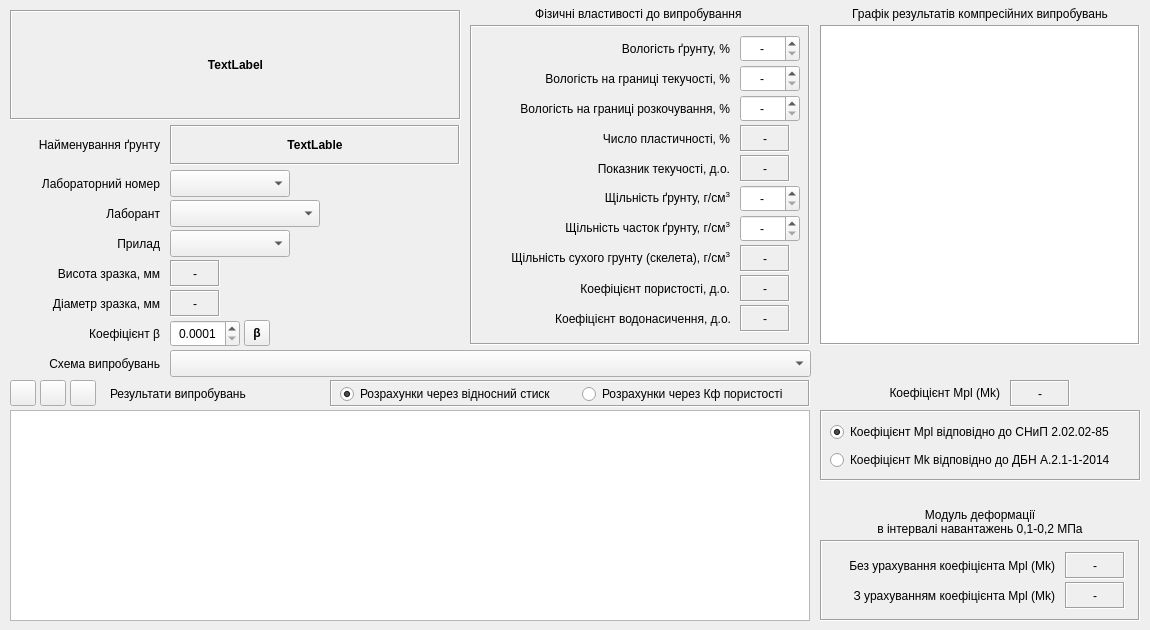
  <widget class="QWidget" name="tab">
   <attribute name="title">
    <string>Один запис</string>
   </attribute>
   <widget class="QLabel" name="label">
    <property name="enabled">
     <bool>true</bool>
    </property>
    <property name="geometry">
     <rect>
      <x>10</x>
      <y>10</y>
      <width>451</width>
      <height>110</height>
     </rect>
    </property>
    <property name="font">
     <font>
      <weight>75</weight>
      <bold>true</bold>
     </font>
    </property>
    <property name="frameShape">
     <enum>QFrame::Box</enum>
    </property>
    <property name="frameShadow">
     <enum>QFrame::Sunken</enum>
    </property>
    <property name="text">
     <string>TextLabel</string>
    </property>
    <property name="alignment">
     <set>Qt::AlignCenter</set>
    </property>
    <property name="wordWrap">
     <bool>true</bool>
    </property>
   </widget>
   <widget class="QLabel" name="label_19">
    <property name="geometry">
     <rect>
      <x>110</x>
      <y>380</y>
      <width>171</width>
      <height>27</height>
     </rect>
    </property>
    <property name="text">
     <string>Результати випробувань</string>
    </property>
    <property name="alignment">
     <set>Qt::AlignLeading|Qt::AlignLeft|Qt::AlignVCenter</set>
    </property>
   </widget>
   <widget class="QLabel" name="label_20">
    <property name="geometry">
     <rect>
      <x>10</x>
      <y>170</y>
      <width>150</width>
      <height>27</height>
     </rect>
    </property>
    <property name="sizePolicy">
     <sizepolicy hsizetype="Preferred" vsizetype="Preferred">
      <horstretch>0</horstretch>
      <verstretch>0</verstretch>
     </sizepolicy>
    </property>
    <property name="text">
     <string>Лабораторний номер</string>
    </property>
    <property name="alignment">
     <set>Qt::AlignRight|Qt::AlignTrailing|Qt::AlignVCenter</set>
    </property>
   </widget>
   <widget class="QComboBox" name="comboBox">
    <property name="geometry">
     <rect>
      <x>170</x>
      <y>170</y>
      <width>120</width>
      <height>27</height>
     </rect>
    </property>
   </widget>
   <widget class="QFrame" name="frame_3">
    <property name="geometry">
     <rect>
      <x>470</x>
      <y>25</y>
      <width>340</width>
      <height>320</height>
     </rect>
    </property>
    <property name="frameShape">
     <enum>QFrame::Box</enum>
    </property>
    <property name="frameShadow">
     <enum>QFrame::Sunken</enum>
    </property>
    <widget class="QLabel" name="label_11">
     <property name="geometry">
      <rect>
       <x>270</x>
       <y>220</y>
       <width>50</width>
       <height>27</height>
      </rect>
     </property>
     <property name="font">
      <font>
       <weight>50</weight>
       <bold>false</bold>
      </font>
     </property>
     <property name="frameShape">
      <enum>QFrame::Box</enum>
     </property>
     <property name="frameShadow">
      <enum>QFrame::Sunken</enum>
     </property>
     <property name="text">
      <string>-</string>
     </property>
     <property name="alignment">
      <set>Qt::AlignCenter</set>
     </property>
     <property name="margin">
      <number>0</number>
     </property>
     <property name="indent">
      <number>-1</number>
     </property>
    </widget>
    <widget class="QLabel" name="label_23">
     <property name="geometry">
      <rect>
       <x>10</x>
       <y>250</y>
       <width>250</width>
       <height>27</height>
      </rect>
     </property>
     <property name="text">
      <string>Коефіцієнт пористості, д.о.</string>
     </property>
     <property name="alignment">
      <set>Qt::AlignRight|Qt::AlignTrailing|Qt::AlignVCenter</set>
     </property>
     <property name="wordWrap">
      <bool>true</bool>
     </property>
    </widget>
    <widget class="QLabel" name="label_27">
     <property name="geometry">
      <rect>
       <x>10</x>
       <y>220</y>
       <width>250</width>
       <height>27</height>
      </rect>
     </property>
     <property name="text">
      <string>&lt;html&gt;&lt;head/&gt;&lt;body&gt;&lt;p&gt;Щiльнiсть сухого грунту (скелета), г/см&lt;span style=&quot; vertical-align:super;&quot;&gt;3&lt;/span&gt;&lt;/p&gt;&lt;/body&gt;&lt;/html&gt;</string>
     </property>
     <property name="alignment">
      <set>Qt::AlignRight|Qt::AlignTrailing|Qt::AlignVCenter</set>
     </property>
     <property name="wordWrap">
      <bool>true</bool>
     </property>
    </widget>
    <widget class="QLabel" name="label_12">
     <property name="geometry">
      <rect>
       <x>270</x>
       <y>250</y>
       <width>50</width>
       <height>27</height>
      </rect>
     </property>
     <property name="font">
      <font>
       <weight>50</weight>
       <bold>false</bold>
      </font>
     </property>
     <property name="frameShape">
      <enum>QFrame::Box</enum>
     </property>
     <property name="frameShadow">
      <enum>QFrame::Sunken</enum>
     </property>
     <property name="text">
      <string>-</string>
     </property>
     <property name="alignment">
      <set>Qt::AlignCenter</set>
     </property>
     <property name="margin">
      <number>0</number>
     </property>
     <property name="indent">
      <number>-1</number>
     </property>
    </widget>
    <widget class="QDoubleSpinBox" name="doubleSpinBox_3">
     <property name="geometry">
      <rect>
       <x>270</x>
       <y>70</y>
       <width>60</width>
       <height>27</height>
      </rect>
     </property>
     <property name="locale">
      <locale language="C" country="AnyCountry"/>
     </property>
     <property name="alignment">
      <set>Qt::AlignCenter</set>
     </property>
     <property name="specialValueText">
      <string>-</string>
     </property>
     <property name="decimals">
      <number>1</number>
     </property>
     <property name="maximum">
      <double>999.000000000000000</double>
     </property>
     <property name="singleStep">
      <double>0.100000000000000</double>
     </property>
    </widget>
    <widget class="QLabel" name="label_3">
     <property name="geometry">
      <rect>
       <x>10</x>
       <y>10</y>
       <width>250</width>
       <height>27</height>
      </rect>
     </property>
     <property name="text">
      <string>Вологість ґрунту, %</string>
     </property>
     <property name="alignment">
      <set>Qt::AlignRight|Qt::AlignTrailing|Qt::AlignVCenter</set>
     </property>
    </widget>
    <widget class="QDoubleSpinBox" name="doubleSpinBox">
     <property name="geometry">
      <rect>
       <x>270</x>
       <y>10</y>
       <width>60</width>
       <height>27</height>
      </rect>
     </property>
     <property name="locale">
      <locale language="C" country="AnyCountry"/>
     </property>
     <property name="wrapping">
      <bool>false</bool>
     </property>
     <property name="alignment">
      <set>Qt::AlignCenter</set>
     </property>
     <property name="specialValueText">
      <string>-</string>
     </property>
     <property name="decimals">
      <number>1</number>
     </property>
     <property name="maximum">
      <double>999.000000000000000</double>
     </property>
     <property name="singleStep">
      <double>0.100000000000000</double>
     </property>
     <property name="value">
      <double>0.000000000000000</double>
     </property>
    </widget>
    <widget class="QDoubleSpinBox" name="doubleSpinBox_2">
     <property name="geometry">
      <rect>
       <x>270</x>
       <y>40</y>
       <width>60</width>
       <height>27</height>
      </rect>
     </property>
     <property name="locale">
      <locale language="C" country="AnyCountry"/>
     </property>
     <property name="alignment">
      <set>Qt::AlignCenter</set>
     </property>
     <property name="specialValueText">
      <string>-</string>
     </property>
     <property name="decimals">
      <number>1</number>
     </property>
     <property name="maximum">
      <double>999.000000000000000</double>
     </property>
     <property name="singleStep">
      <double>0.100000000000000</double>
     </property>
    </widget>
    <widget class="QLabel" name="label_6">
     <property name="geometry">
      <rect>
       <x>10</x>
       <y>40</y>
       <width>250</width>
       <height>27</height>
      </rect>
     </property>
     <property name="text">
      <string>Вологість на границi текучостi, %</string>
     </property>
     <property name="alignment">
      <set>Qt::AlignRight|Qt::AlignTrailing|Qt::AlignVCenter</set>
     </property>
    </widget>
    <widget class="QLabel" name="label_7">
     <property name="geometry">
      <rect>
       <x>10</x>
       <y>70</y>
       <width>250</width>
       <height>27</height>
      </rect>
     </property>
     <property name="text">
      <string>Вологість на границi розкочування, %</string>
     </property>
     <property name="alignment">
      <set>Qt::AlignRight|Qt::AlignTrailing|Qt::AlignVCenter</set>
     </property>
    </widget>
    <widget class="QDoubleSpinBox" name="doubleSpinBox_5">
     <property name="geometry">
      <rect>
       <x>270</x>
       <y>190</y>
       <width>60</width>
       <height>27</height>
      </rect>
     </property>
     <property name="locale">
      <locale language="C" country="AnyCountry"/>
     </property>
     <property name="alignment">
      <set>Qt::AlignCenter</set>
     </property>
     <property name="specialValueText">
      <string>-</string>
     </property>
     <property name="maximum">
      <double>5.000000000000000</double>
     </property>
     <property name="singleStep">
      <double>0.010000000000000</double>
     </property>
    </widget>
    <widget class="QLabel" name="label_4">
     <property name="geometry">
      <rect>
       <x>10</x>
       <y>160</y>
       <width>250</width>
       <height>27</height>
      </rect>
     </property>
     <property name="text">
      <string>&lt;html&gt;&lt;head/&gt;&lt;body&gt;&lt;p&gt;Щільність ґрунту, г/см&lt;span style=&quot; vertical-align:super;&quot;&gt;3&lt;/span&gt;&lt;/p&gt;&lt;/body&gt;&lt;/html&gt;</string>
     </property>
     <property name="alignment">
      <set>Qt::AlignRight|Qt::AlignTrailing|Qt::AlignVCenter</set>
     </property>
    </widget>
    <widget class="QLabel" name="label_5">
     <property name="geometry">
      <rect>
       <x>10</x>
       <y>190</y>
       <width>250</width>
       <height>27</height>
      </rect>
     </property>
     <property name="text">
      <string>&lt;html&gt;&lt;head/&gt;&lt;body&gt;&lt;p&gt;Щiльнiсть часток ґрунту, г/см&lt;span style=&quot; vertical-align:super;&quot;&gt;3&lt;/span&gt;&lt;/p&gt;&lt;/body&gt;&lt;/html&gt;</string>
     </property>
     <property name="alignment">
      <set>Qt::AlignRight|Qt::AlignTrailing|Qt::AlignVCenter</set>
     </property>
    </widget>
    <widget class="QDoubleSpinBox" name="doubleSpinBox_4">
     <property name="geometry">
      <rect>
       <x>270</x>
       <y>160</y>
       <width>60</width>
       <height>27</height>
      </rect>
     </property>
     <property name="locale">
      <locale language="C" country="AnyCountry"/>
     </property>
     <property name="alignment">
      <set>Qt::AlignCenter</set>
     </property>
     <property name="specialValueText">
      <string>-</string>
     </property>
     <property name="maximum">
      <double>5.000000000000000</double>
     </property>
     <property name="singleStep">
      <double>0.010000000000000</double>
     </property>
    </widget>
    <widget class="QLabel" name="label_10">
     <property name="geometry">
      <rect>
       <x>270</x>
       <y>130</y>
       <width>50</width>
       <height>27</height>
      </rect>
     </property>
     <property name="font">
      <font>
       <weight>50</weight>
       <bold>false</bold>
      </font>
     </property>
     <property name="frameShape">
      <enum>QFrame::Box</enum>
     </property>
     <property name="frameShadow">
      <enum>QFrame::Sunken</enum>
     </property>
     <property name="text">
      <string>-</string>
     </property>
     <property name="alignment">
      <set>Qt::AlignCenter</set>
     </property>
     <property name="margin">
      <number>0</number>
     </property>
     <property name="indent">
      <number>-1</number>
     </property>
    </widget>
    <widget class="QLabel" name="label_25">
     <property name="geometry">
      <rect>
       <x>10</x>
       <y>130</y>
       <width>250</width>
       <height>27</height>
      </rect>
     </property>
     <property name="text">
      <string>Показник текучостi, д.о.</string>
     </property>
     <property name="alignment">
      <set>Qt::AlignRight|Qt::AlignTrailing|Qt::AlignVCenter</set>
     </property>
     <property name="wordWrap">
      <bool>true</bool>
     </property>
    </widget>
    <widget class="QLabel" name="label_24">
     <property name="geometry">
      <rect>
       <x>10</x>
       <y>100</y>
       <width>250</width>
       <height>27</height>
      </rect>
     </property>
     <property name="text">
      <string>Число пластичностi, %</string>
     </property>
     <property name="alignment">
      <set>Qt::AlignRight|Qt::AlignTrailing|Qt::AlignVCenter</set>
     </property>
     <property name="wordWrap">
      <bool>true</bool>
     </property>
    </widget>
    <widget class="QLabel" name="label_9">
     <property name="geometry">
      <rect>
       <x>270</x>
       <y>100</y>
       <width>50</width>
       <height>27</height>
      </rect>
     </property>
     <property name="font">
      <font>
       <weight>50</weight>
       <bold>false</bold>
      </font>
     </property>
     <property name="frameShape">
      <enum>QFrame::Box</enum>
     </property>
     <property name="frameShadow">
      <enum>QFrame::Sunken</enum>
     </property>
     <property name="text">
      <string>-</string>
     </property>
     <property name="alignment">
      <set>Qt::AlignCenter</set>
     </property>
     <property name="margin">
      <number>0</number>
     </property>
     <property name="indent">
      <number>-1</number>
     </property>
    </widget>
    <widget class="QLabel" name="label_34">
     <property name="geometry">
      <rect>
       <x>270</x>
       <y>280</y>
       <width>50</width>
       <height>27</height>
      </rect>
     </property>
     <property name="font">
      <font>
       <weight>50</weight>
       <bold>false</bold>
      </font>
     </property>
     <property name="frameShape">
      <enum>QFrame::Box</enum>
     </property>
     <property name="frameShadow">
      <enum>QFrame::Sunken</enum>
     </property>
     <property name="text">
      <string>-</string>
     </property>
     <property name="alignment">
      <set>Qt::AlignCenter</set>
     </property>
     <property name="margin">
      <number>0</number>
     </property>
     <property name="indent">
      <number>-1</number>
     </property>
    </widget>
    <widget class="QLabel" name="label_26">
     <property name="geometry">
      <rect>
       <x>10</x>
       <y>280</y>
       <width>251</width>
       <height>27</height>
      </rect>
     </property>
     <property name="text">
      <string>Коефіцієнт водонасичення, д.о.</string>
     </property>
     <property name="alignment">
      <set>Qt::AlignRight|Qt::AlignTrailing|Qt::AlignVCenter</set>
     </property>
     <property name="wordWrap">
      <bool>true</bool>
     </property>
    </widget>
   </widget>
   <widget class="QLabel" name="label_35">
    <property name="geometry">
     <rect>
      <x>470</x>
      <y>5</y>
      <width>340</width>
      <height>17</height>
     </rect>
    </property>
    <property name="text">
     <string>Фізичні властивості до випробування </string>
    </property>
    <property name="alignment">
     <set>Qt::AlignCenter</set>
    </property>
   </widget>
   <widget class="QLabel" name="label_17">
    <property name="geometry">
     <rect>
      <x>10</x>
      <y>260</y>
      <width>150</width>
      <height>27</height>
     </rect>
    </property>
    <property name="text">
     <string>Висота зразка, мм</string>
    </property>
    <property name="alignment">
     <set>Qt::AlignRight|Qt::AlignTrailing|Qt::AlignVCenter</set>
    </property>
   </widget>
   <widget class="QLabel" name="label_21">
    <property name="geometry">
     <rect>
      <x>10</x>
      <y>290</y>
      <width>150</width>
      <height>27</height>
     </rect>
    </property>
    <property name="text">
     <string>Діаметр зразка, мм</string>
    </property>
    <property name="alignment">
     <set>Qt::AlignRight|Qt::AlignTrailing|Qt::AlignVCenter</set>
    </property>
   </widget>
   <widget class="QLabel" name="label_22">
    <property name="geometry">
     <rect>
      <x>10</x>
      <y>230</y>
      <width>150</width>
      <height>27</height>
     </rect>
    </property>
    <property name="text">
     <string>Прилад</string>
    </property>
    <property name="alignment">
     <set>Qt::AlignRight|Qt::AlignTrailing|Qt::AlignVCenter</set>
    </property>
   </widget>
   <widget class="QComboBox" name="comboBox_2">
    <property name="geometry">
     <rect>
      <x>170</x>
      <y>230</y>
      <width>120</width>
      <height>27</height>
     </rect>
    </property>
   </widget>
   <widget class="QLabel" name="label_36">
    <property name="geometry">
     <rect>
      <x>10</x>
      <y>350</y>
      <width>150</width>
      <height>27</height>
     </rect>
    </property>
    <property name="text">
     <string>Схема випробувань</string>
    </property>
    <property name="alignment">
     <set>Qt::AlignRight|Qt::AlignTrailing|Qt::AlignVCenter</set>
    </property>
   </widget>
   <widget class="QComboBox" name="comboBox_3">
    <property name="geometry">
     <rect>
      <x>170</x>
      <y>350</y>
      <width>641</width>
      <height>27</height>
     </rect>
    </property>
   </widget>
   <widget class="QToolButton" name="toolButton_1">
    <property name="geometry">
     <rect>
      <x>10</x>
      <y>380</y>
      <width>26</width>
      <height>26</height>
     </rect>
    </property>
    <property name="toolTip">
     <string>Додати один рядок до таблиці</string>
    </property>
    <property name="statusTip">
     <string>Додавання одного рядка до таблиці результатів випробувань</string>
    </property>
    <property name="text">
     <string/>
    </property>
    <property name="icon">
     <iconset>
      <normaloff>../icons/16x16/actions/list-add.png</normaloff>../icons/16x16/actions/list-add.png</iconset>
    </property>
   </widget>
   <widget class="QToolButton" name="toolButton_2">
    <property name="geometry">
     <rect>
      <x>40</x>
      <y>380</y>
      <width>26</width>
      <height>26</height>
     </rect>
    </property>
    <property name="toolTip">
     <string>Вилучити поточний рядок з таблиці</string>
    </property>
    <property name="statusTip">
     <string>Вилучення поточного рядка з таблиці результатів випробувань</string>
    </property>
    <property name="text">
     <string/>
    </property>
    <property name="icon">
     <iconset>
      <normaloff>../icons/16x16/actions/list-remove.png</normaloff>../icons/16x16/actions/list-remove.png</iconset>
    </property>
   </widget>
   <widget class="QTableView" name="tableRezultCompres">
    <property name="geometry">
     <rect>
      <x>10</x>
      <y>410</y>
      <width>800</width>
      <height>211</height>
     </rect>
    </property>
    <property name="frameShadow">
     <enum>QFrame::Sunken</enum>
    </property>
    <attribute name="verticalHeaderDefaultSectionSize">
     <number>24</number>
    </attribute>
   </widget>
   <widget class="QToolButton" name="toolButton">
    <property name="geometry">
     <rect>
      <x>70</x>
      <y>380</y>
      <width>26</width>
      <height>26</height>
     </rect>
    </property>
    <property name="toolTip">
     <string>Розрахувати модуль деформації</string>
    </property>
    <property name="statusTip">
     <string>Розрахувати модуль деформації</string>
    </property>
    <property name="text">
     <string/>
    </property>
    <property name="icon">
     <iconset>
      <normaloff>../icons/16x16/apps/accessories-calculator.png</normaloff>../icons/16x16/apps/accessories-calculator.png</iconset>
    </property>
   </widget>
   <widget class="QGraphicsView" name="graphicsView">
    <property name="geometry">
     <rect>
      <x>820</x>
      <y>25</y>
      <width>320</width>
      <height>320</height>
     </rect>
    </property>
    <property name="frameShape">
     <enum>QFrame::Box</enum>
    </property>
   </widget>
   <widget class="QFrame" name="frame">
    <property name="geometry">
     <rect>
      <x>820</x>
      <y>540</y>
      <width>320</width>
      <height>81</height>
     </rect>
    </property>
    <property name="frameShape">
     <enum>QFrame::Box</enum>
    </property>
    <property name="frameShadow">
     <enum>QFrame::Sunken</enum>
    </property>
    <widget class="QLabel" name="label_13">
     <property name="geometry">
      <rect>
       <x>245</x>
       <y>12</y>
       <width>60</width>
       <height>27</height>
      </rect>
     </property>
     <property name="frameShape">
      <enum>QFrame::Box</enum>
     </property>
     <property name="frameShadow">
      <enum>QFrame::Sunken</enum>
     </property>
     <property name="text">
      <string>-</string>
     </property>
     <property name="alignment">
      <set>Qt::AlignCenter</set>
     </property>
    </widget>
    <widget class="QLabel" name="label_37">
     <property name="geometry">
      <rect>
       <x>5</x>
       <y>12</y>
       <width>230</width>
       <height>27</height>
      </rect>
     </property>
     <property name="text">
      <string>Без урахування коефіцієнта Mpl (Mk)</string>
     </property>
     <property name="alignment">
      <set>Qt::AlignRight|Qt::AlignTrailing|Qt::AlignVCenter</set>
     </property>
    </widget>
    <widget class="QLabel" name="label_14">
     <property name="geometry">
      <rect>
       <x>245</x>
       <y>42</y>
       <width>60</width>
       <height>27</height>
      </rect>
     </property>
     <property name="frameShape">
      <enum>QFrame::Box</enum>
     </property>
     <property name="frameShadow">
      <enum>QFrame::Sunken</enum>
     </property>
     <property name="text">
      <string>-</string>
     </property>
     <property name="alignment">
      <set>Qt::AlignCenter</set>
     </property>
    </widget>
    <widget class="QLabel" name="label_38">
     <property name="geometry">
      <rect>
       <x>5</x>
       <y>42</y>
       <width>230</width>
       <height>27</height>
      </rect>
     </property>
     <property name="text">
      <string>З урахуванням коефіцієнта Mpl (Mk)</string>
     </property>
     <property name="alignment">
      <set>Qt::AlignRight|Qt::AlignTrailing|Qt::AlignVCenter</set>
     </property>
    </widget>
   </widget>
   <widget class="QLabel" name="label_2">
    <property name="geometry">
     <rect>
      <x>820</x>
      <y>5</y>
      <width>320</width>
      <height>17</height>
     </rect>
    </property>
    <property name="text">
     <string>Графік результатів компресійних випробувань</string>
    </property>
    <property name="alignment">
     <set>Qt::AlignCenter</set>
    </property>
   </widget>
   <widget class="QDoubleSpinBox" name="spinBox_3">
    <property name="geometry">
     <rect>
      <x>170</x>
      <y>320</y>
      <width>70</width>
      <height>27</height>
     </rect>
    </property>
    <property name="statusTip">
     <string>Коефіцієнт, що враховує відсутність поперечного розширення ґрунту в компресійному приладі</string>
    </property>
    <property name="locale">
     <locale language="C" country="AnyCountry"/>
    </property>
    <property name="alignment">
     <set>Qt::AlignCenter</set>
    </property>
    <property name="decimals">
     <number>4</number>
    </property>
    <property name="minimum">
     <double>0.000100000000000</double>
    </property>
    <property name="maximum">
     <double>1.000000000000000</double>
    </property>
    <property name="singleStep">
     <double>0.000100000000000</double>
    </property>
   </widget>
   <widget class="QLabel" name="label_40">
    <property name="geometry">
     <rect>
      <x>10</x>
      <y>320</y>
      <width>150</width>
      <height>27</height>
     </rect>
    </property>
    <property name="text">
     <string>Коефіцієнт β</string>
    </property>
    <property name="alignment">
     <set>Qt::AlignRight|Qt::AlignTrailing|Qt::AlignVCenter</set>
    </property>
   </widget>
   <widget class="QLabel" name="label_39">
    <property name="geometry">
     <rect>
      <x>820</x>
      <y>506</y>
      <width>320</width>
      <height>31</height>
     </rect>
    </property>
    <property name="text">
     <string>Модуль деформації 
в інтервалі навантажень 0,1-0,2 МПа</string>
    </property>
    <property name="alignment">
     <set>Qt::AlignCenter</set>
    </property>
    <property name="wordWrap">
     <bool>true</bool>
    </property>
   </widget>
   <widget class="QToolButton" name="toolButton_3">
    <property name="geometry">
     <rect>
      <x>244</x>
      <y>320</y>
      <width>26</width>
      <height>26</height>
     </rect>
    </property>
    <property name="font">
     <font>
      <weight>75</weight>
      <italic>false</italic>
      <bold>true</bold>
     </font>
    </property>
    <property name="toolTip">
     <string>Розрахувати коефіцієнт β, що враховує відсутність поперечного розширення ґрунту в компресійному приладі</string>
    </property>
    <property name="statusTip">
     <string>Розрахувати коефіцієнт β, що враховує відсутність поперечного розширення ґрунту в компресійному приладі</string>
    </property>
    <property name="text">
     <string>β</string>
    </property>
   </widget>
   <widget class="QFrame" name="frame_2">
    <property name="geometry">
     <rect>
      <x>820</x>
      <y>410</y>
      <width>321</width>
      <height>71</height>
     </rect>
    </property>
    <property name="frameShape">
     <enum>QFrame::Box</enum>
    </property>
    <property name="frameShadow">
     <enum>QFrame::Sunken</enum>
    </property>
    <widget class="QWidget" name="layoutWidget">
     <property name="geometry">
      <rect>
       <x>10</x>
       <y>10</y>
       <width>318</width>
       <height>54</height>
      </rect>
     </property>
     <layout class="QVBoxLayout" name="verticalLayout">
      <item>
       <widget class="QRadioButton" name="radioButton">
        <property name="text">
         <string>Коефіцієнт Mpl відповідно до СНиП 2.02.02-85</string>
        </property>
        <property name="checked">
         <bool>true</bool>
        </property>
       </widget>
      </item>
      <item>
       <widget class="QRadioButton" name="radioButton_2">
        <property name="text">
         <string>Коефіцієнт Мk відповідно до ДБН А.2.1-1-2014 </string>
        </property>
       </widget>
      </item>
     </layout>
    </widget>
   </widget>
   <widget class="QLabel" name="label_28">
    <property name="geometry">
     <rect>
      <x>870</x>
      <y>380</y>
      <width>130</width>
      <height>27</height>
     </rect>
    </property>
    <property name="text">
     <string>&lt;html&gt;&lt;head/&gt;&lt;body&gt;&lt;p&gt;Коефіцієнт Mpl (Mk)&lt;/p&gt;&lt;/body&gt;&lt;/html&gt;</string>
    </property>
    <property name="alignment">
     <set>Qt::AlignRight|Qt::AlignTrailing|Qt::AlignVCenter</set>
    </property>
    <property name="wordWrap">
     <bool>false</bool>
    </property>
   </widget>
   <widget class="QLabel" name="label_15">
    <property name="geometry">
     <rect>
      <x>1010</x>
      <y>380</y>
      <width>60</width>
      <height>27</height>
     </rect>
    </property>
    <property name="frameShape">
     <enum>QFrame::Box</enum>
    </property>
    <property name="frameShadow">
     <enum>QFrame::Sunken</enum>
    </property>
    <property name="text">
     <string>-</string>
    </property>
    <property name="alignment">
     <set>Qt::AlignCenter</set>
    </property>
   </widget>
   <widget class="QFrame" name="frame_4">
    <property name="geometry">
     <rect>
      <x>330</x>
      <y>380</y>
      <width>480</width>
      <height>27</height>
     </rect>
    </property>
    <property name="frameShape">
     <enum>QFrame::Box</enum>
    </property>
    <property name="frameShadow">
     <enum>QFrame::Sunken</enum>
    </property>
    <widget class="QWidget" name="layoutWidget">
     <property name="geometry">
      <rect>
       <x>10</x>
       <y>2</y>
       <width>478</width>
       <height>24</height>
      </rect>
     </property>
     <layout class="QHBoxLayout" name="horizontalLayout">
      <item>
       <widget class="QRadioButton" name="radioButton_3">
        <property name="text">
         <string>Розрахунки через відносний стиск</string>
        </property>
        <property name="checked">
         <bool>true</bool>
        </property>
       </widget>
      </item>
      <item>
       <widget class="QRadioButton" name="radioButton_4">
        <property name="text">
         <string>Розрахунки через Кф пористості</string>
        </property>
       </widget>
      </item>
     </layout>
    </widget>
   </widget>
   <widget class="QComboBox" name="comboBox_4">
    <property name="geometry">
     <rect>
      <x>170</x>
      <y>200</y>
      <width>150</width>
      <height>27</height>
     </rect>
    </property>
   </widget>
   <widget class="QLabel" name="label_48">
    <property name="geometry">
     <rect>
      <x>10</x>
      <y>200</y>
      <width>150</width>
      <height>27</height>
     </rect>
    </property>
    <property name="sizePolicy">
     <sizepolicy hsizetype="Preferred" vsizetype="Preferred">
      <horstretch>0</horstretch>
      <verstretch>0</verstretch>
     </sizepolicy>
    </property>
    <property name="text">
     <string>Лаборант</string>
    </property>
    <property name="alignment">
     <set>Qt::AlignRight|Qt::AlignTrailing|Qt::AlignVCenter</set>
    </property>
   </widget>
   <widget class="QLabel" name="label_8">
    <property name="geometry">
     <rect>
      <x>10</x>
      <y>125</y>
      <width>150</width>
      <height>40</height>
     </rect>
    </property>
    <property name="text">
     <string>Найменування ґрунту</string>
    </property>
    <property name="alignment">
     <set>Qt::AlignRight|Qt::AlignTrailing|Qt::AlignVCenter</set>
    </property>
   </widget>
   <widget class="QLabel" name="label_18">
    <property name="geometry">
     <rect>
      <x>170</x>
      <y>125</y>
      <width>290</width>
      <height>40</height>
     </rect>
    </property>
    <property name="font">
     <font>
      <weight>75</weight>
      <bold>true</bold>
     </font>
    </property>
    <property name="frameShape">
     <enum>QFrame::Box</enum>
    </property>
    <property name="frameShadow">
     <enum>QFrame::Sunken</enum>
    </property>
    <property name="text">
     <string>TextLable</string>
    </property>
    <property name="alignment">
     <set>Qt::AlignCenter</set>
    </property>
    <property name="wordWrap">
     <bool>true</bool>
    </property>
   </widget>
   <widget class="QLabel" name="label_16">
    <property name="geometry">
     <rect>
      <x>170</x>
      <y>260</y>
      <width>50</width>
      <height>27</height>
     </rect>
    </property>
    <property name="font">
     <font>
      <weight>50</weight>
      <bold>false</bold>
     </font>
    </property>
    <property name="frameShape">
     <enum>QFrame::Box</enum>
    </property>
    <property name="frameShadow">
     <enum>QFrame::Sunken</enum>
    </property>
    <property name="text">
     <string>-</string>
    </property>
    <property name="alignment">
     <set>Qt::AlignCenter</set>
    </property>
    <property name="margin">
     <number>0</number>
    </property>
    <property name="indent">
     <number>-1</number>
    </property>
   </widget>
   <widget class="QLabel" name="label_29">
    <property name="geometry">
     <rect>
      <x>170</x>
      <y>290</y>
      <width>50</width>
      <height>27</height>
     </rect>
    </property>
    <property name="font">
     <font>
      <weight>50</weight>
      <bold>false</bold>
     </font>
    </property>
    <property name="frameShape">
     <enum>QFrame::Box</enum>
    </property>
    <property name="frameShadow">
     <enum>QFrame::Sunken</enum>
    </property>
    <property name="text">
     <string>-</string>
    </property>
    <property name="alignment">
     <set>Qt::AlignCenter</set>
    </property>
    <property name="margin">
     <number>0</number>
    </property>
    <property name="indent">
     <number>-1</number>
    </property>
   </widget>
   <zorder>frame</zorder>
   <zorder>label</zorder>
   <zorder>label_19</zorder>
   <zorder>label_20</zorder>
   <zorder>comboBox</zorder>
   <zorder>frame_3</zorder>
   <zorder>label_35</zorder>
   <zorder>label_17</zorder>
   <zorder>label_21</zorder>
   <zorder>label_22</zorder>
   <zorder>comboBox_2</zorder>
   <zorder>label_36</zorder>
   <zorder>comboBox_3</zorder>
   <zorder>toolButton_1</zorder>
   <zorder>toolButton_2</zorder>
   <zorder>tableRezultCompres</zorder>
   <zorder>toolButton</zorder>
   <zorder>graphicsView</zorder>
   <zorder>label_2</zorder>
   <zorder>spinBox_3</zorder>
   <zorder>label_40</zorder>
   <zorder>label_39</zorder>
   <zorder>toolButton_3</zorder>
   <zorder>frame_2</zorder>
   <zorder>label_28</zorder>
   <zorder>label_15</zorder>
   <zorder>frame_4</zorder>
   <zorder>comboBox_4</zorder>
   <zorder>label_48</zorder>
   <zorder>label_8</zorder>
   <zorder>label_18</zorder>
   <zorder>label_16</zorder>
   <zorder>label_29</zorder>
  </widget>
